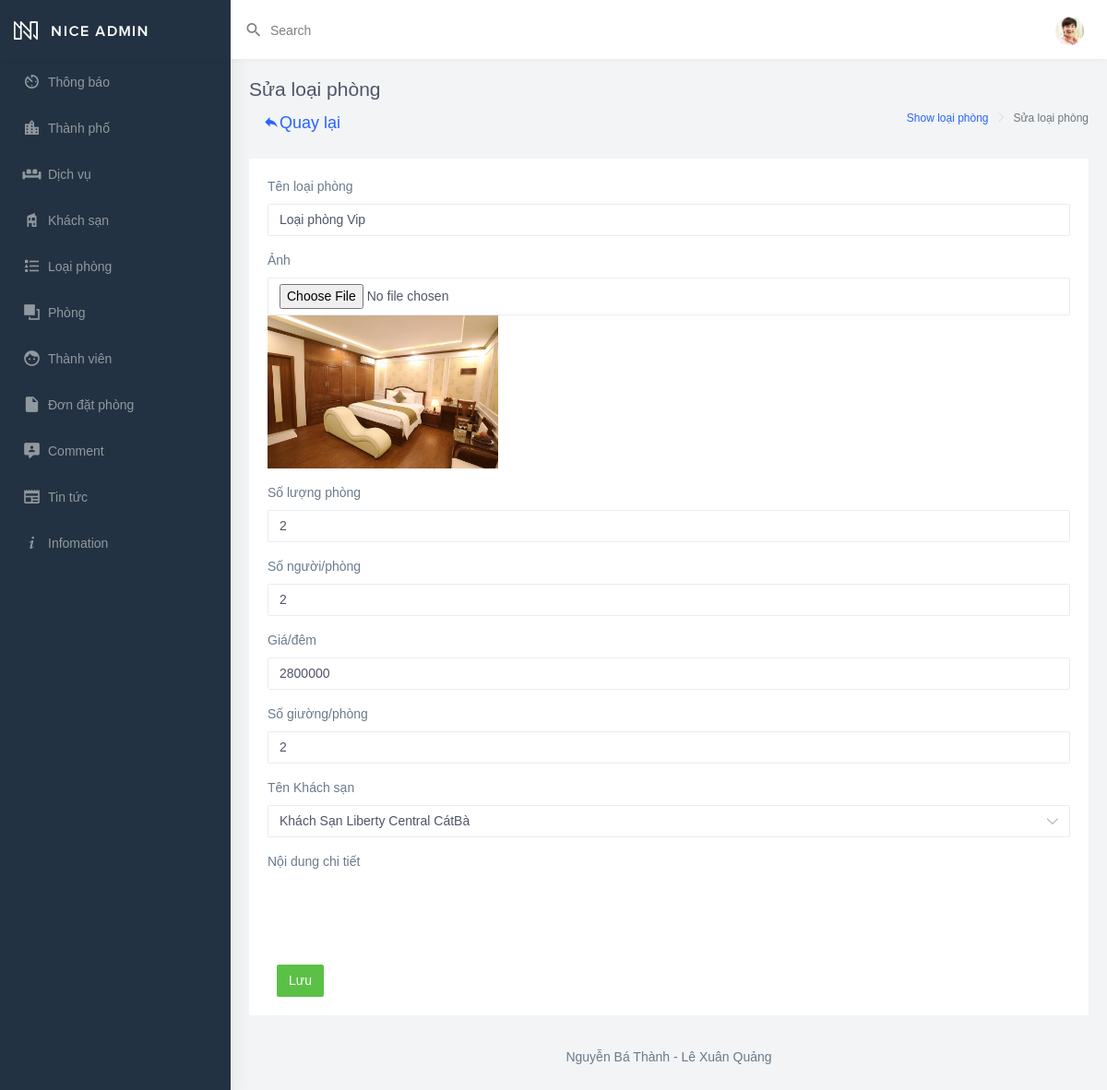
The page /admin/index.php?controller=quanlyloaiphong&action=sua-loaiphong&id=31&page=1 (signed in) on the database its author committed.
### tables this page shows
CREATE TABLE `roomtype` (
  `RoomTypeID` int(11) NOT NULL,
  `NameRoomType` varchar(255) NOT NULL,
  `Images` varchar(255) NOT NULL,
  `Amount` int(11) NOT NULL,
  `AmountPeople` int(11) NOT NULL,
  `Price` float NOT NULL,
  `NumberBeds` int(11) NOT NULL,
  `detail` text NOT NULL,
  `HotelID` int(11) NOT NULL,
  `CreateAt` timestamp NOT NULL DEFAULT current_timestamp()
);

CREATE TABLE `hotel` (
  `HotelID` int(11) NOT NULL,
  `NameHotel` varchar(255) NOT NULL,
  `Images` varchar(255) NOT NULL,
  `Address` varchar(255) NOT NULL,
  `Phone` varchar(255) NOT NULL,
  `BankAccount` varchar(255) NOT NULL,
  `AccountHolder` varchar(255) NOT NULL,
  `BankName` varchar(255) NOT NULL,
  `CityID` int(11) NOT NULL,
  `view` int(11) NOT NULL,
  `Create_at` timestamp NOT NULL DEFAULT current_timestamp()
);

### admin/mvc/model/connectDB.php (called while the page is built, shortened)
<?php
class connectDB
{
    protected $servername = "localhost";
    protected $username = "root";
    protected $password = "";
    protected $dbname = "duan1web";
    function __construct()
    {
        $this->conn = new PDO("mysql:host=$this->servername;dbname=$this->dbname;charset=utf8", $this->username, $this->password);
        return $this->conn;
    }
}

### admin/mvc/model/roomtypeModel.php (called while the page is built, shortened)
<?php
require_once 'connectDB.php';
class RoomTypeModel extends connectDB
{
    function selectRoomType_one($table)
    {
        $sql = "SELECT * FROM $table";
        $this->result = $this->conn->query($sql)->fetchAll();
        return $this->result;
    }
    function getRoomType($table, $id)
    {
        $sql = "SELECT * FROM $table where RoomTypeID=$id";
        $this->result = $this->conn->query($sql)->fetch();
        return $this->result;
    }
}

### admin/mvc/view/view-loaiphong/sua-loaiphong.php (the view, shortened to what this page needs)
<?php require_once './mvc/view/include/header.php' ?>
<?php require_once './mvc/view/include/slidebar.php' ?>
<div class="page-wrapper">
    <div class="page-breadcrumb">
        <div class="row">
            <div class="col-5 align-self-center">
                <h4 class="page-title">Sửa loại phòng</h4>
                <div class="m-icon">
                    <a href="index.php?controller=quanlyloaiphong&action=show-loaiphong">
                        <h4 class="mdi mdi-reply" title="Thêm">Quay lại</h4>
                    </a>
                </div>
            </div>
            <div class="col-7 align-self-center">
                <div class="d-flex align-items-center justify-content-end">
                    <nav aria-label="breadcrumb">
                        <ol class="breadcrumb">
                            <li class="breadcrumb-item">
                                <a href="#">Show loại phòng</a>
                            </li>
                            <li class="breadcrumb-item active" aria-current="page">Sửa loại phòng</li>
                        </ol>
                    </nav>
                </div>
            </div>
        </div>
    </div>
    <div class="container-fluid">
        <div class="row" style="margin-top: -20px;">
            <div class="col-12">
                <div class="card card-body">
                    <form action="" method="POST" enctype="multipart/form-data">
                        <div class="form-group">
                            <label>Tên loại phòng</label>
                            <input type="text" class="form-control" name="nameroomtype" required="" placeholder="Nhập tên loại phòng" value="<?php echo $data['NameRoomType'] ?>">
                        </div>
                        <div class="form-group">
                            <label>Ảnh</label>
                            <input type="file" class="form-control" name="images">
                            <img src="../mvc/Webroot/image/img_roomtype/<?php echo $data['Images'] ?>" width="250px">
                        </div>
                        <div class="form-group">
                            <label>Số lượng phòng</label>
                            <input type="number" class="form-control" name="amount" min="0" required="" placeholder="Nhập số lượng phòng" value="<?php echo $data['Amount'] ?>">
                        </div>
                        <div class="form-group">
                            <label>Số người/phòng</label>
                            <input type="number" class="form-control" name="amountpeople" min="0" required="" placeholder="Nhập số lượng người" value="<?php echo $data['AmountPeople'] ?>">
                        </div>
                        <div class="form-group">
                            <label>Giá/đêm</label>
                            <input type="number" class="form-control" name="price" min="0" required="" placeholder="Nhập số tiền" value="<?php echo $data['Price'] ?>">
                        </div>
                        <div class="form-group">
                            <label>Số giường/phòng</label>
                            <input type="number" class="form-control" name="numberbed" min="0" required="" placeholder="Nhập số lượng"  value="<?php echo $data['NumberBeds'] ?>" >
                        </div>
                        <div class="form-group">
                            <label>Tên Khách sạn</label>
                            <select class="custom-select col-12" id="inlineFormCustomSelect" name="hotelid" required="">
                                <?php
                                foreach ($data1 as $key => $value) {
                                    ?>
                                    <option value="<?php echo $value['HotelID'] ?>" <?php echo $data['HotelID'] == $value['HotelID'] ? "selected" : ""; ?>><?php echo $value['NameHotel']; ?></option>
                                <?php }
                                ?>
                            </select>
                        </div>
                        <div class="form-group">
                            <label for="exampleFormControlTextarea1">Nội dung chi tiết</label>
                        </div>
                        <div class="col-sm-12">
                            <button class="btn btn-success" name="luu">Lưu</button>
                        </div>
                    </form>
                </div>
            </div>
        </div>
        <footer class="footer text-center">
            Nguyễn Bá Thành - Lê Xuân Quảng
        </footer>
    </div>
</div>
<?php require_once './mvc/view/include/footer.php' ?>

### rows shown on the page
roomtype: nameroomtype "Loại phòng Vip", Images (picture), amount "2", amountpeople "2", price "2800000", numberbed "2", hotelid "Khách Sạn Liberty Central CátBà"
